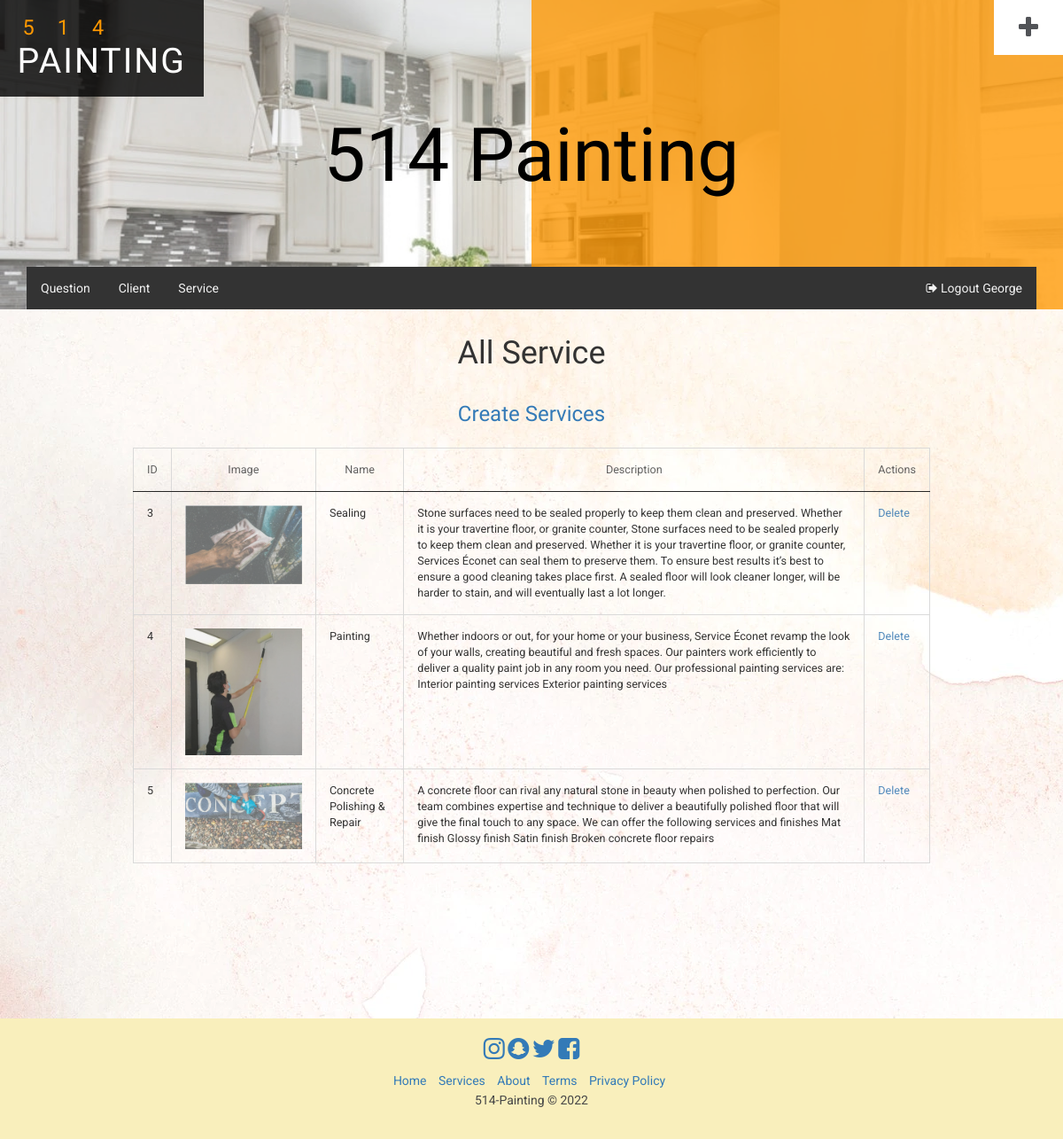
Page /Service/getServices (signed in) on the committed database.
### tables this page shows
CREATE TABLE `service` (
  `service_id` int(11) NOT NULL,
  `service_name` varchar(255) NOT NULL,
  `service_description` varchar(500) NOT NULL,
  `service_image` varchar(255) NOT NULL
);

### app/controllers/Service.php (called while the page is built, shortened)
<?php
class Service extends Controller {
    public function __construct()
    {
        $this->serviceModel = $this->model('serviceModel');
    }
    public function getServices(){
        $services = $this->serviceModel->getServices();
        $data = [
            "services" => $services
        ];
        $this->view('Service/getService',$data);
    }
}

### app/core/app.php (called while the page is built, shortened)
<?php
    class App{
        protected $currentMethod = 'index';
        public function __construct()
        {
            $url = $this->parseURL();
            if(file_exists('../app/controllers/'.$url[0].'.php')){
                unset($url[0]);
            }
            $this->currentController = new $this->currentController;
            if(isset($url[1])){
                if(method_exists($this->currentController, $url[1])){
                    $this->currentMethod = $url[1];
                    unset($url[1]);
                }
            }
            $this->params = $url ? array_values($url) : [];
            call_user_func_array([$this->currentController, $this->currentMethod], $this->params);
        }
        public function parseURL(){
            if(isset($_GET['url'])){
                $url = rtrim($_GET['url'], '/');
                $url = filter_var($url, FILTER_SANITIZE_URL);
                $url = explode('/',$url);
                return $url;
            }
        }
    }

### public/index.php (called while the page is built, shortened)
<?php
    $init = new App;
?>

### app/core/Model.php (called while the page is built, shortened)
<?php
class Model
{
    private $host = DB_HOST;
    private $user = DB_USER;
    private $pass = DB_PASS;
    private $dbname = DB_NAME;
    private $dbh;
    private $stmt;
    public function __construct()
    {
        $dsn = 'mysql:host=' . $this->host . ';dbname=' . $this->dbname;
        $options = array(
            PDO::ATTR_PERSISTENT => true,
            PDO::ATTR_ERRMODE => PDO::ERRMODE_EXCEPTION
        );
        try {
            $this->dbh = new PDO($dsn, $this->user, $this->pass, $options);
        } catch (PDOException $e) {
            $this->error = $e->getMessage();
            echo $this->error;
        }
    }
    public function query($sql)
    {
        $this->stmt = $this->dbh->prepare($sql);
    }
    public function execute()
    {
        return $this->stmt->execute();
    }
    public function getResultSet(){
        $this->execute();
        return $this->stmt->fetchAll(PDO::FETCH_OBJ);
    }
}

### app/models/serviceModel.php (called while the page is built, shortened)
<?php
    class serviceModel{
        public function __construct(){
            $this->db = new Model;
        }
        public function getServices(){
            $this->db->query("SELECT * FROM service");
            return $this->db->getResultSet();
        }
    }
?>

### app/views/Service/getService.php (the view)
<?php include APPROOT . '/views/includes/header.php'; ?>
<div class="" style="min-height: 100vh;background: url('<?php echo URLROOT; ?>/images/886.png'); no-repeat center;">
    <h1 style="margin-bottom: 15px;padding-top: 30px;text-align: center;">All Service</h1>
    <br>
    <h3 style="margin-bottom: 25px;text-align: center;"><a class="nav-link" href="/System-Dev/Service/createService">Create Services</a> </h3>
    <div class="table-responsive" style="transform: scale(1);transform-origin: top;opacity: 0.88;filter: contrast(92%); margin: auto 15rem;">
        <table class="table table-bordered">
            <tr>
                <td style="border-bottom-color: #000000; color: #494949;" class="text-center">ID</td>
                <td style="border-bottom-color: #000000; color: #494949;" class="text-center">Image</td>
                <td style="border-bottom-color: #000000; color: #494949;" class="text-center">Name</td>
                <td style="border-bottom-color: #000000; color: #494949;" class="text-center">Description</td>
                <td style="border-bottom-color: #000000; color: #494949;" colspan="3" class="text-center"> Actions</td>
            </tr>
            <?php
            foreach ($data["services"] as $service) {
                echo "<tr>";
                echo "<td style='color: #101010;'>$service->service_id</td>";
                echo '<td>
                        <div class="d-flex align-items-center"><img src="' . URLROOT . '/public/images/' . $service->service_image .
                        '" style="width:100%; height:auto;"
                         </div>
                         </td>';
                echo "<td style='color: #101010;'>$service->service_name</td>";
                echo "<td style='color: #101010;'>$service->service_description</td>";
                echo "<td>
                <a href='/System-Dev/Service/delete/$service->service_id'> Delete</a>
                </td>";
                echo "</tr>";
            }
            ?>
        </table>
    </div>
</div>
<?php include APPROOT . '/views/includes/footer.php'; ?>

### public/css/login.css (style rules this page uses)
.text-center { padding: 10px; }

### public/css/style.css (style rules this page uses)
body { margin: 0; font-family: 'Roboto', sans-serif; background: #fff; }
body a { -webkit-transition: 0.5s all; -moz-transition: 0.5s all; -o-transition: 0.5s all; -ms-transition: 0.5s all; transition: 0.5s all; text-decoration: none; outline: none; }
h1, h2, h3, h4, h5, h6 { margin: 0; font-family: 'Redressed', cursive; }
.table td, .table>tbody>tr>td, .table>tbody>tr>th, .table>tfoot>tr>td, .table>tfoot>tr>th, .table>thead>tr>td, .table>thead>tr>th { padding: 15px!important; }
.table>thead>tr>th, .table>tbody>tr>th, .table>tfoot>tr>th, .table>thead>tr>td, .table>tbody>tr>td, .table>tfoot>tr>td { font-size: 0.9em; color: #999; border-top: none !important; }

### rows in the picture
service: service_id "3", service_image (picture), service_name "Sealing", service_description "Stone surfaces need to be sealed properly to keep them clean and preserved. Whether it is your travertine floor, or granite counter, Stone surfaces need to be sealed properly to keep them clean and preserved. Whether it is your travertine floor, or granite counter, Services Éconet can seal them to preserve them. To ensure best results it’s best to ensure a good cleaning takes place first. A sealed floor will look cleaner longer, will be harder to stain, and will eventually last a lot longer."
service: service_id "4", service_image (picture), service_name "Painting", service_description "Whether indoors or out, for your home or your business, Service Éconet revamp the look of your walls, creating beautiful and fresh spaces. Our painters work efficiently to deliver a quality paint job in any room you need. Our professional painting services are: Interior painting services Exterior painting services"
service: service_id "5", service_image (picture), service_name "Concrete Polishing & Repair", service_description "A concrete floor can rival any natural stone in beauty when polished to perfection. Our team combines expertise and technique to deliver a beautifully polished floor that will give the final touch to any space. We can offer the following services and finishes Mat finish Glossy finish Satin finish Broken concrete floor repairs"

### other values in the picture
$_SESSION['user_username'] "George"
